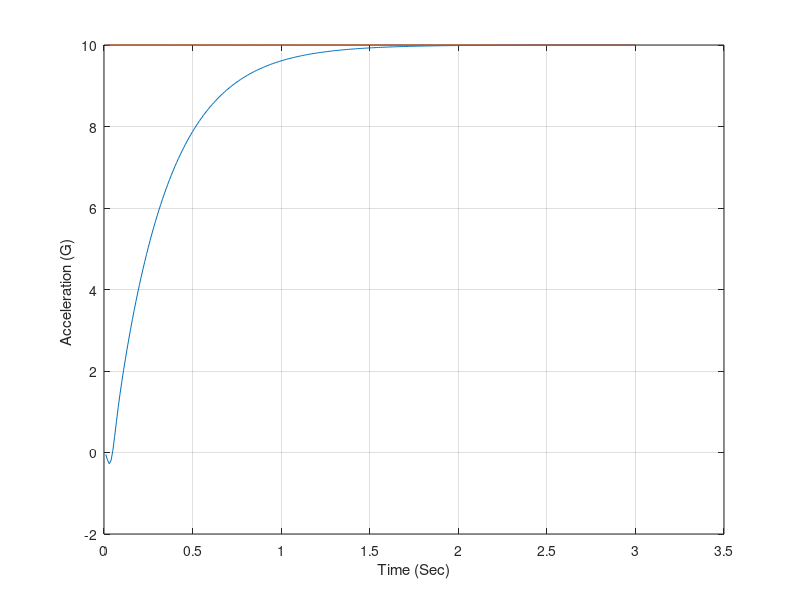

The MATLAB script that drew this image:
count=0;

%missile spec
VM=3000.; %미사일 속도
A=1000.;% 소리 속도
XMACH=VM/A; %마하 값
B=sqrt(XMACH^2-1);% normal force 방정식 매개변수
ALT=0.; % 고도
DIAM=1.; %동체 지름
FR=3.; %Radome 길이
XL=20.; % 로켓 길이
XHL=19.5; % Hinge까지 길이
XCG=10.; % 무게중심까지 길이 (가정)
XACC=XCG;
CTW=0.; % Wing tip length
CRW=6.; % Wing root length
HW=2.; % Wing height
CTT=0.; % Tail tip length
CRT=2.; % Tail root length
HT=2.; % Tail height
XN=4.;
WGT=1000.;% weight missile
if ALT<=30000.
    RHO=.002378*exp(-ALT/30000.);% 밀도
else
    RHO=.0034*exp(-ALT/22000.); % 밀도
end
SWING=.5*HW*(CTW+CRW);% wing area
STAIL=.5*HT*(CTT+CRT);% tail area
SREF=3.1416*DIAM*DIAM/4.;%Reference area
XLP=FR*DIAM;%L'
SPLAN=(XL-XLP)*DIAM+1.33*XLP*DIAM/2.;%Planform Area
XCPN=2*XLP/3;% nose의 압력중심
AN=.67*XLP*DIAM;% nose Area(?)
AB=(XL-XLP)*DIAM;% Body Area
XCPB=(.67*AN*XLP+AB*(XLP+.5*(XL-XLP)))/(AN+AB);% body의 압력중심
XCPW=XLP+XN+.7*CRW-.2*CTW;% wing의 압력중심
XIYY=WGT*(3*((DIAM/2)^2)+XL*XL)/(12*32.2);% 미사일 관성 모멘트
Q=.5*RHO*VM*VM;%동력압력
%missile spec

TMP1=(XCG-XCPW)/DIAM;
TMP2=(XCG-XHL)/DIAM;
TMP3=(XCG-XCPB)/DIAM;
TMP4=(XCG-XCPN)/DIAM;

TMP1=(XCG-XCPW)/DIAM;
TMP2=(XCG-XHL)/DIAM;
TMP3=(XCG-XCPB)/DIAM;
TMP4=(XCG-XCPN)/DIAM;

XNCG=10.;%Command Acceleration
P1=WGT*XNCG/(Q*SREF); %C_NTRIM
 
% Y series
Y1=2.+8*SWING/(B*SREF)+8*STAIL/(B*SREF);
Y2=1.5*SPLAN/SREF;
Y3=8*STAIL/(B*SREF);
Y4=2*TMP4+8*SWING*TMP1/(B*SREF)+8*STAIL*TMP2/(B*SREF);
Y5=1.5*SPLAN*TMP3/SREF;
Y6=8*STAIL*TMP2/(B*SREF);
% Y series

% P series
P2=Y2-Y3*Y5/Y6;
P3=Y1-Y3*Y4/Y6;
% P series

%trim factor
ALFTR=(-P3+sqrt(P3*P3+4.*P2*P1))/(2.*P2); %angle of attack trim
DELTR=-Y4*ALFTR/Y6-Y5*ALFTR*ALFTR/Y6; %deflection trim

%airframe transfer function
CNA=2+1.5*SPLAN*ALFTR/SREF+8*SWING/(B*SREF)+8*STAIL/(B*SREF);
CND=8*STAIL/(B*SREF);
CMAP=2*TMP4+1.5*SPLAN*ALFTR*TMP3/SREF+8*SWING*TMP1/(B*SREF);
CMA=CMAP+8*STAIL*TMP2/(B*SREF);
CMD=8*STAIL*TMP2/(B*SREF);
XMA=Q*SREF*DIAM*CMA/XIYY;
XMD=Q*SREF*DIAM*CMD/XIYY;
ZA=-32.2*Q*SREF*CNA/(WGT*VM);
ZD=-32.2*Q*SREF*CND/(WGT*VM);
WZ=sqrt((XMA*ZD-ZA*XMD)/ZD);
WAF=sqrt(-XMA);
ZAF=.5*WAF*ZA/XMA;
XK1=-VM*(XMA*ZD-XMD*ZA)/(1845*XMA);
XK2=XK1;
TA=XMD/(XMA*ZD-XMD*ZA);
XK3=1845*XK1/VM;
%airframe transfer function

%auto-pilot function
WCR=50.; %open loop crossover frequency
ZETA=.7; % damping 
TAU=.3; % time constant
W=(TAU*WCR*(1+2.*ZAF*WAF/WCR)-1)/(2*ZETA*TAU);
W0=W/sqrt(TAU*WCR);
Z0=.5*W0*(2*ZETA/W+TAU-WAF^2/(W0*W0*WCR));
XKC=(-W0^2/WZ^2-1.+2.*Z0*W0*TA)/(1.-2.*Z0*W0*TA+W0*W0*TA*TA);
XKA=XK3/(XK1*XKC); % autopilot gain
WI=XKC*TA*W0*W0/(1+XKC+W0^2/WZ^2);% autopilot gain
XK0=-W*W/(TAU*WAF*WAF);
XK=XK0/(XK1*(1+XKC));
XKR=XK/(XKA*WI);% autopilot gain
XKDC=1.+1845./(XKA*VM);  % autopilot gain
%auto-pilot function

%actuactor transfer function
WACT=150;
ZACT=.7;

E=0.;
ED=0.;
DELD=0.;
DEL=0.;
X=0.;
T=0;
H=.0001;
S=0;
TF=3.;
while T<=(TF-.00001)
    EOLD=E;
    EDOLD=ED;
    DELOLD=DEL;
    DELDOLD=DELD;
    XOLD=X;
    STEP=1;
    FLAG=0;
    while STEP<=1
        if FLAG==1
            STEP=2;
            E=E+H*ED;
            ED=ED+H*EDD;
            DEL=DEL+H*DELD;
            DELD=DELD+H*DELDD;
            X=X+H*XD;
            T=T+H;
        end
        THD=XK3*(E+TA*ED);
        DELC=XKR*(X+THD);
        DELDD=WACT*WACT*(DELC-DEL-2.*ZACT*DELD/WACT);
        EDD=WAF*WAF*(DEL-E-2.*ZAF*ED/WAF);
        XNL=XK1*(E-EDD/WZ^2);
        XD=WI*(THD+XKA*(XNL-XNCG*XKDC));
        FLAG=1;
    end
    FLAG=0;
    E=.5*(EOLD+E+H*ED);
    ED=.5*(EDOLD+ED+H*EDD);
    DEL=.5*(DELOLD+DEL+H*DELD);
    DELD=.5*(DELDOLD+DELD+H*DELDD);
    X=.5*(XOLD+X+H*XD);
    S=S+H;
    if S>.0099999
        S=0.;
        count=count+1;
        ArrayT(count)=T;
        ArrayXNL(count)=XNL;
        ArrayXNCG(count)=XNCG;
    end
end
figure
plot(ArrayT,ArrayXNL,ArrayT,ArrayXNCG),grid
xlabel('Time (Sec)')
ylabel('Acceleration (G) ')
clc
output=[ArrayT',ArrayXNL',ArrayXNCG'];
save datfil.txt output /ascii
disp ’simulation finished’